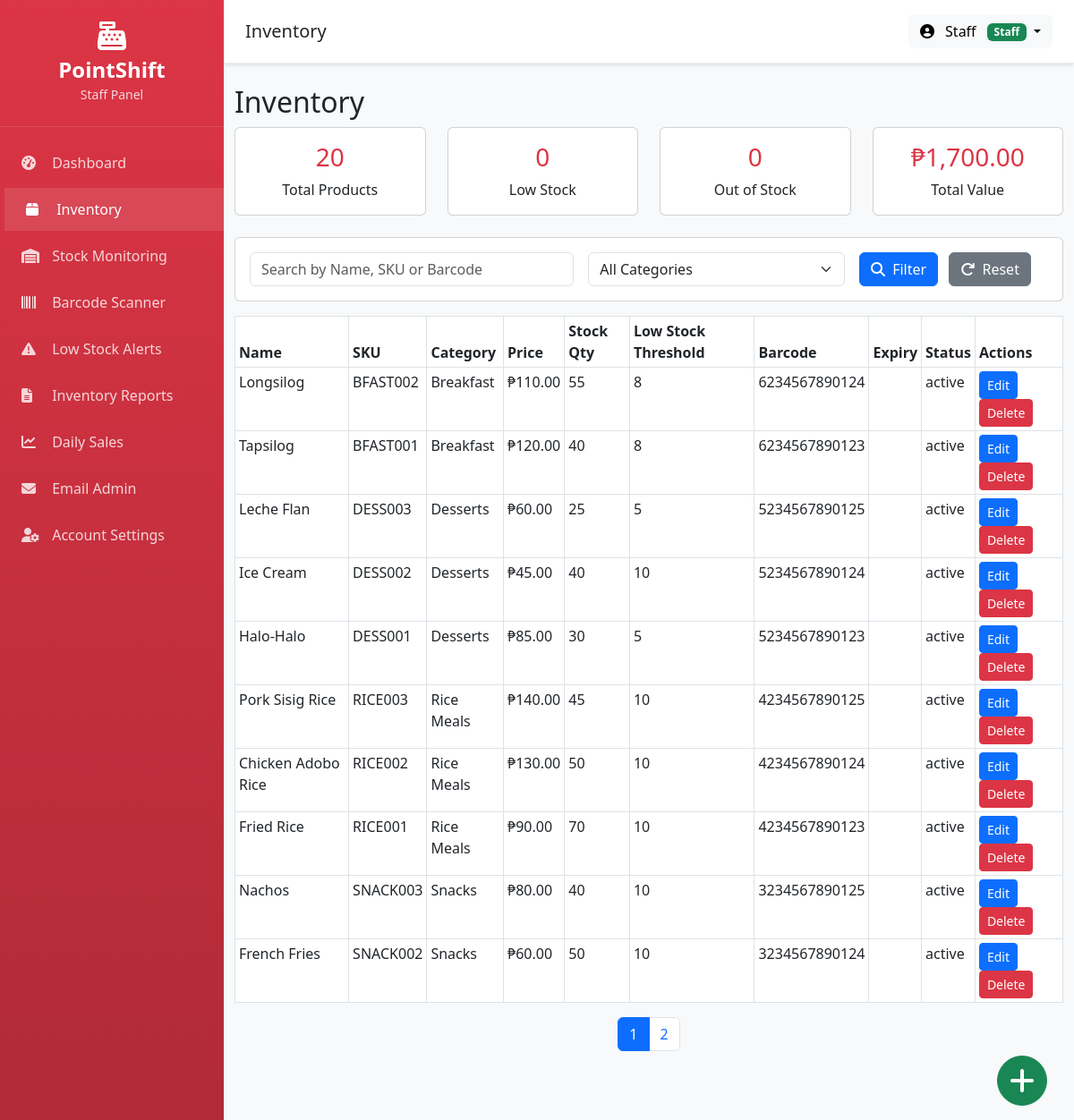
Screenshot of /staff/manage_product.php (signed in) with the database file from the repository.
### tables this page shows
CREATE TABLE IF NOT EXISTS `products` (
  `id` int NOT NULL AUTO_INCREMENT,
  `name` varchar(100) NOT NULL,
  `sku` varchar(64) DEFAULT NULL,
  `category_id` int DEFAULT NULL,
  `price` decimal(10,2) NOT NULL,
  `stock_quantity` int DEFAULT '0',
  `low_stock_threshold` int DEFAULT '10',
  `barcode` varchar(100) DEFAULT NULL,
  `expiry` date DEFAULT NULL,
  `description` text,
  `status` enum('active','inactive') DEFAULT 'active',
  `created_at` timestamp NULL DEFAULT CURRENT_TIMESTAMP,
  `updated_at` timestamp NULL DEFAULT CURRENT_TIMESTAMP ON UPDATE CURRENT_TIMESTAMP,
  `last_updated_by` int DEFAULT NULL,
  PRIMARY KEY (`id`),
  KEY `category_id` (`category_id`),
  KEY `fk_products_last_updated_by` (`last_updated_by`),
  CONSTRAINT `fk_products_last_updated_by` FOREIGN KEY (`last_updated_by`) REFERENCES `users` (`id`) ON DELETE SET NULL,
  CONSTRAINT `products_ibfk_1` FOREIGN KEY (`category_id`) REFERENCES `categories` (`id`)
);

CREATE TABLE IF NOT EXISTS `categories` (
  `id` int NOT NULL AUTO_INCREMENT,
  `name` varchar(100) NOT NULL,
  `description` text,
  `created_at` timestamp NULL DEFAULT CURRENT_TIMESTAMP,
  PRIMARY KEY (`id`)
);

### staff/manage_product.php (the view, shortened to what this page needs)
<?php
$db = Database::getInstance()->getConnection();
$search = isset($_GET['search']) ? trim($_GET['search']) : '';
$perPage = 10;
$page = isset($_GET['page']) ? max(1, intval($_GET['page'])) : 1;
$offset = ($page - 1) * $perPage;
$whereConditions = [];
$params = [];
$whereClause = !empty($whereConditions) ? "WHERE " . implode(" AND ", $whereConditions) : "";
$countStmt = $db->prepare("SELECT COUNT(*) FROM products p $whereClause");
$countStmt->execute($params);
$totalProducts = $countStmt->fetchColumn();
$totalPages = ceil($totalProducts / $perPage);
$stats = [
    'total' => $db->query("SELECT COUNT(*) FROM products")->fetchColumn(),
    'low_stock' => $db->query("SELECT COUNT(*) FROM products WHERE stock_quantity <= low_stock_threshold AND stock_quantity > 0")->fetchColumn(),
    'out_of_stock' => $db->query("SELECT COUNT(*) FROM products WHERE stock_quantity = 0")->fetchColumn(),
    'total_value' => $db->query("SELECT SUM(price) FROM products")->fetchColumn(),
];
$productsStmt = $db->prepare("SELECT p.*, c.name AS category_name FROM products p LEFT JOIN categories c ON p.category_id = c.id $whereClause ORDER BY p.id DESC LIMIT $perPage OFFSET $offset");
$productsStmt->execute($params);
$products = $productsStmt->fetchAll(PDO::FETCH_ASSOC);
?>
<div class="container py-4" style="max-height: 90vh; overflow-y: auto;">
    <h2>Inventory</h2>
    <div class="row mb-4">
        <div class="col-md-3">
            <div class="card text-center">
                <div class="card-body">
                    <h3 class="card-title text-danger"><?=$stats['total']?></h3>
                    <p class="card-text">Total Products</p>
                </div>
            </div>
        </div>
        <div class="col-md-3">
            <div class="card text-center">
                <div class="card-body">
                    <h3 class="card-title text-danger"><?=$stats['low_stock']?></h3>
                    <p class="card-text">Low Stock</p>
                </div>
            </div>
        </div>
        <div class="col-md-3">
            <div class="card text-center">
                <div class="card-body">
                    <h3 class="card-title text-danger"><?=$stats['out_of_stock']?></h3>
                    <p class="card-text">Out of Stock</p>
                </div>
            </div>
        </div>
        <div class="col-md-3">
            <div class="card text-center">
                <div class="card-body">
                    <h3 class="card-title text-danger">₱<?=number_format($stats['total_value'] ?? 0, 2)?></h3>
                    <p class="card-text">Total Value</p>
                </div>
            </div>
        </div>
    </div>
    <button type="button" class="btn btn-success" style="position:fixed; bottom:30px; right:30px; z-index:1050; width:56px; height:56px; border-radius:50%; display:flex; align-items:center; justify-content:center; font-size:2rem;" data-bs-toggle="modal" data-bs-target="#productModal" title="Add Product">
        <i class="fas fa-plus"></i>
    </button>
    <div class="card mb-3">
        <div class="card-body">
            <form method="GET" class="row g-3">
                <div class="col-md-5">
                    <input type="text" name="search" class="form-control" placeholder="Search by Name, SKU or Barcode" value="<?php echo htmlspecialchars($search); ?>">
                </div>
                <div class="col-md-4">
                    <select name="category_id" class="form-select">
                        <option value="0">All Categories</option>
                    </select>
                </div>
                <div class="col-md-3">
                    <button type="submit" class="btn btn-primary me-2">
                        <i class="fas fa-search me-1"></i> Filter
                    </button>
                    <a href="manage_product.php" class="btn btn-secondary">
                        <i class="fas fa-redo me-1"></i> Reset
                    </a>
                </div>
            </form>
        </div>
    </div>
    <table class="table table-bordered table-sm">
        <thead>
            <tr>
                <th>Name</th><th>SKU</th><th>Category</th><th>Price</th><th>Stock Qty</th><th>Low Stock Threshold</th><th>Barcode</th><th>Expiry</th><th>Status</th><th>Actions</th>
            </tr>
        </thead>
        <tbody>
            <?php foreach ($products as $p): ?>
            <tr>
                <td><?=htmlspecialchars($p['name'] ?? '')?></td>
                <td><?=htmlspecialchars($p['sku'] ?? '')?></td>
                <td><?=htmlspecialchars($p['category_name'] ?? '')?></td>
                <td>₱<?=number_format($p['price'],2)?></td>
                <td><?=$p['stock_quantity']?></td>
                <td><?=$p['low_stock_threshold']?></td>
                <td><?=htmlspecialchars($p['barcode'] ?? '')?></td>
                <td><?=htmlspecialchars($p['expiry'] ?? '')?></td>
                <td><?=htmlspecialchars($p['status'] ?? '')?></td>
                <td>
                    <button class="btn btn-primary btn-sm" onclick="editProduct(<?=htmlspecialchars(json_encode($p), ENT_QUOTES, 'UTF-8')?>)">Edit</button>
                    <a href="?delete=<?=$p['id']?>" class="btn btn-danger btn-sm" onclick="return confirm('Delete?')">Delete</a>
                </td>
            </tr>
            <?php endforeach; ?>
        </tbody>
    </table>
    <nav aria-label="Product pagination">
      <ul class="pagination justify-content-center mt-3">
        <?php
        $queryParams = [];
        for ($i = 1; $i <= $totalPages; $i++):
            $queryParams['page'] = $i;
            $queryString = http_build_query($queryParams);
        ?>
          <li class="page-item<?=($i == $page ? ' active' : '')?>">
            <a class="page-link" href="?<?=$queryString?>"><?=$i?></a>
          </li>
        <?php endfor; ?>
      </ul>
    </nav>
</div>
<?php
include __DIR__ . '/views/layout.php';
?>

### staff/views/layout.php (style rules this page uses)
body { background-color: #f8f9fa; font-family: 'Segoe UI', Tahoma, Geneva, Verdana, sans-serif; }

### rows the page displays
products: name "Longsilog", sku "BFAST002", category.name "Breakfast", price "110.00", stock_quantity "55", low_stock_threshold "8", barcode "6234567890124", status "active"
products: name "Tapsilog", sku "BFAST001", category.name "Breakfast", price "120.00", stock_quantity "40", low_stock_threshold "8", barcode "6234567890123", status "active"
products: name "Leche Flan", sku "DESS003", category.name "Desserts", price "60.00", stock_quantity "25", low_stock_threshold "5", barcode "5234567890125", status "active"
products: name "Ice Cream", sku "DESS002", category.name "Desserts", price "45.00", stock_quantity "40", low_stock_threshold "10", barcode "5234567890124", status "active"
products: name "Halo-Halo", sku "DESS001", category.name "Desserts", price "85.00", stock_quantity "30", low_stock_threshold "5", barcode "5234567890123", status "active"
products: name "Pork Sisig Rice", sku "RICE003", category.name "Rice Meals", price "140.00", stock_quantity "45", low_stock_threshold "10", barcode "4234567890125", status "active"
products: name "Chicken Adobo Rice", sku "RICE002", category.name "Rice Meals", price "130.00", stock_quantity "50", low_stock_threshold "10", barcode "4234567890124", status "active"
products: name "Fried Rice", sku "RICE001", category.name "Rice Meals", price "90.00", stock_quantity "70", low_stock_threshold "10", barcode "4234567890123", status "active"
products: name "Nachos", sku "SNACK003", category.name "Snacks", price "80.00", stock_quantity "40", low_stock_threshold "10", barcode "3234567890125", status "active"
products: name "French Fries", sku "SNACK002", category.name "Snacks", price "60.00", stock_quantity "50", low_stock_threshold "10", barcode "3234567890124", status "active"

### other values shown
$title "Inventory"
$firstName . ' ' . $lastName "Staff"
$stats['total'] "20"
$stats['low_stock'] "0"
$stats['out_of_stock'] "0"
$stats['total_value'] "1,700.00"
